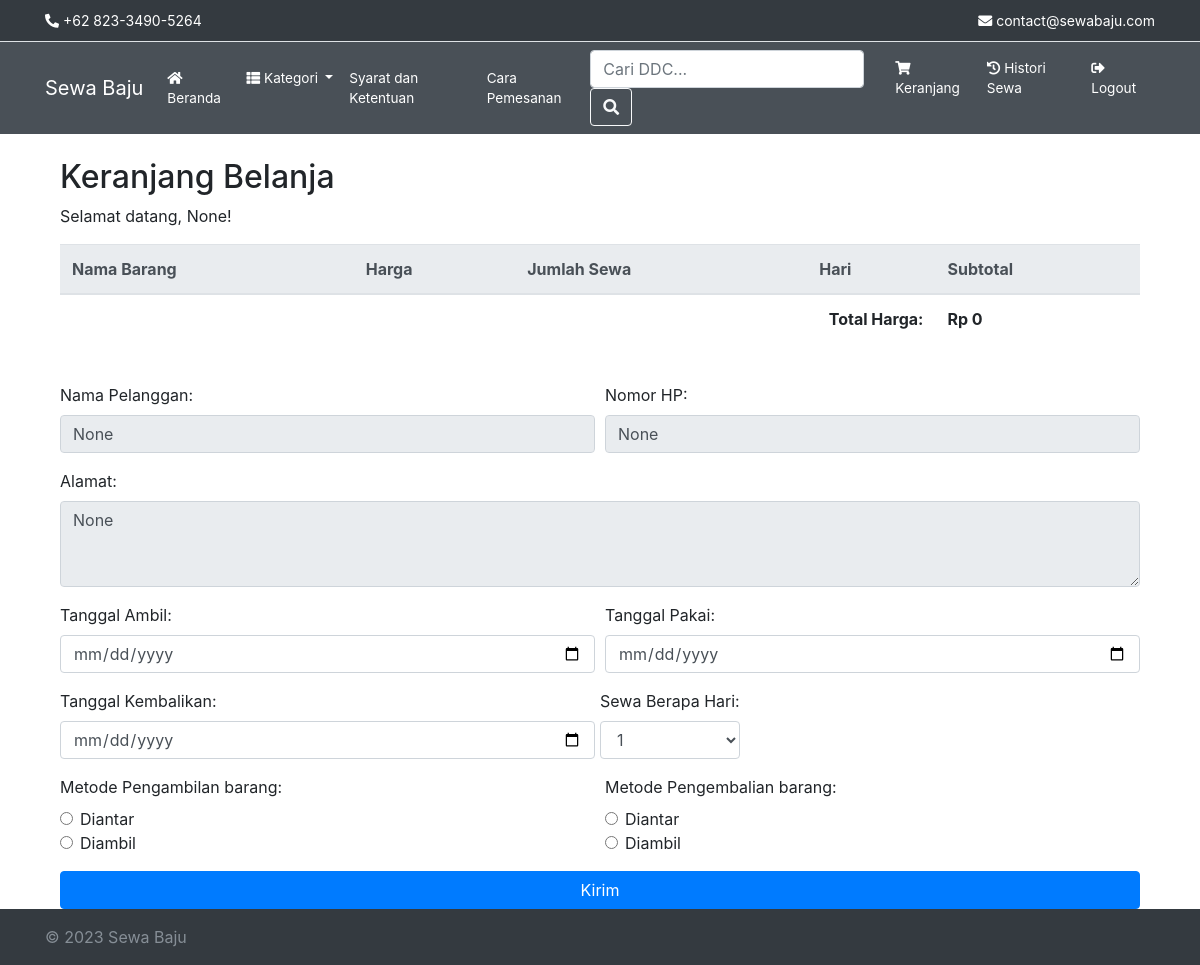
Screenshot of /keranjang/ (signed in) with the database file from the repository.
### management/models.py (models this page shows, shortened)
class Pelanggan(AbstractUser):
    nama = models.CharField(max_length=100, blank=True, null=True)
    alamat = models.CharField(max_length=200, blank=True, null=True)
    nomor_hp = models.CharField(max_length=20, blank=True, null=True)

### management/views.py (the view, shortened to what this page needs)
# urls.py: path('keranjang/', views.tampil_keranjang, name='keranjangpelanggan'),
def tampil_keranjang(request):
    kategori_list = Kategori.objects.all()
    keranjang = request.session.get('keranjang', {})
    total_harga = 0
    items = []
    return render(request, 'keranjang.html', {'items': items, 'total_harga': total_harga, 'kategori_list': kategori_list})

### management/templates/keranjang.html (shortened to what this page needs)
{% extends 'base.html' %}
{% block content %}
{% load humanize %}
<div class="container mt-4">
    <h2>Keranjang Belanja</h2>
    <p>Selamat datang, {{ request.user.nama }}!</p>
    <div class="table-responsive">
        <table class="table table-hover">
            <thead class="thead-light">
                <tr>
                    <th>Nama Barang</th>
                    <th>Harga</th>
                    <th>Jumlah Sewa</th>
                    <th>Hari</th>
                    <th>Subtotal</th>
                </tr>
            </thead>
            <tfoot>
                <tr>
                    <td colspan="4" class="text-right"><strong>Total Harga:</strong></td>
                    <td><strong id="total_harga">Rp {{ total_harga|intcomma }}</strong></td>
                </tr>
            </tfoot>
        </table>
    </div>
    <form method="post" action="{% url 'simpan_sewapelanggan' %}" class="mt-4">
        <div class="form-row">
            <div class="form-group col-md-6">
                <label for="nama">Nama Pelanggan:</label>
                <input type="text" class="form-control" id="nama" name="nama" value="{{ request.user.nama }}" disabled required>
            </div>
            <div class="form-group col-md-6">
                <label for="nomor_hp">Nomor HP:</label>
                <input type="text" class="form-control" id="nomor_hp" name="nomor_hp" value="{{ request.user.nomor_hp }}" disabled required>
            </div>
        </div>
        <div class="form-group">
            <label for="alamat">Alamat:</label>
            <textarea class="form-control" id="alamat" name="alamat" rows="3" required disabled>{{ request.user.alamat }}</textarea>
        </div>
        <div class="form-row">
            <div class="form-group col-md-6">
                <label for="jangka_sewa">Tanggal Ambil:</label>
                <input type="date" class="form-control" id="tanggal_ambil" name="tanggal_ambil" required>
            </div>
            <div class="form-group col-md-6">
                <label for="tanggal_pesan">Tanggal Pakai:</label>
                <input type="date" class="form-control" id="tanggal_pakai" name="tanggal_pakai" required>
            </div>
            <div class="form-group col-md-6">
                <label for="jangka_sewa">Tanggal Kembalikan:</label>
                <input type="date" class="form-control" id="tanggal_kembalikan" name="tanggal_kembalikan" required>
            </div>
            <div class="form-group">
                <label for="jangka_sewa_hari">Sewa Berapa Hari:</label>
                <select class="form-control" id="jangka_sewa_hari" name="jangka_sewa_hari" onchange="updateJangkaSewaAll()" required>
                    <option value="1">1</option>
                </select>
            </div>
        </div>
        <div class="form-row">
        <div class="form-group col-md-6">
            <label>Metode Pengambilan barang:</label>
            <div class="form-check">
                <input class="form-check-input" type="radio" name="metode_pengambilan" id="diantar" value="Diantar" required>
                <label class="form-check-label" for="transfer">
                    Diantar
                </label>
            </div>
            <div class="form-check">
                <input class="form-check-input" type="radio" name="metode_pengambilan" id="diambil" value="Diambil" required>
                <label class="form-check-label" for="bayar_di_tempat">
                    Diambil
                </label>
            </div>
        </div>
        <div class="form-group col-md-6">
            <label>Metode Pengembalian barang:</label>
            <div class="form-check">
                <input class="form-check-input" type="radio" name="metode_pengembalian" id="diantar" value="Diantar" required>
                <label class="form-check-label" for="transfer">
                    Diantar
                </label>
            </div>
            <div class="form-check">
                <input class="form-check-input" type="radio" name="metode_pengembalian" id="diambil" value="Diambil" required>
                <label class="form-check-label" for="bayar_di_tempat">
                    Diambil
                </label>
            </div>
        </div>
        </div>
        <button type="submit" class="btn btn-primary btn-block">Kirim</button>
    </form>
</div>
{% endblock %}

### rows the page displays
Pelanggan: user.nama "None", nama "None", nomor_hp "None", alamat "None"

### other values shown
{{ total_harga|intcomma }} "0"
